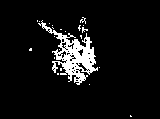
#> input picture Q5/EECS 332 - Computer Vision/MP_2/gun.bmp, 160 x 119 px
$ jupyter execute main.ipynb
#> lines starting #> are read from the running program, lines starting #| are printed output that depends on the picture; after the words box and inside, x2 and y2 are one past the last pixel; in counts of white or black regions, pixels touching at a corner belong together
[cell 1]
import numpy as np
import matplotlib.pyplot as plt

from PIL import Image

[cell 2]
# EXAMPLE KERNALS (STRUCTURING ELEMENTS)

se_original = np.asarray([[0,0,0],
                          [0,1,0],
                          [0,0,0]])

se_diamond3 = np.asarray([[0,1,0],
                          [1,1,1],
                          [0,1,0]])

se_diamond5 = np.asarray([[0,0,1,0,0],
                          [0,1,1,1,0],
                          [1,1,1,1,1],
                          [0,1,1,1,0],
                          [0,0,1,0,0]])

se_triangle3 = np.asarray([[0,0,1,0,0],
                           [0,1,1,1,0],
                           [1,1,1,1,1]])

se_square3 = np.asarray([[1,1,1],
                         [1,1,1],
                         [1,1,1]])

se_square5 = np.asarray([[1,1,1,1,1],
                         [1,1,1,1,1],
                         [1,1,1,1,1],
                         [1,1,1,1,1],
                         [1,1,1,1,1]])

se_horizontal5 = np.asarray([[1,1,1,1,1]])

se_vertical5 = np.asarray([[1],
                           [1],
                           [1],
                           [1],
                           [1]])

se_circle5 = np.asarray([[0,1,1,1,0],
                         [1,1,1,1,1],
                         [1,1,1,1,1],
                         [1,1,1,1,1],
                         [0,1,1,1,0]])

se_circle7 = np.asarray([[0,0,1,1,1,0,0],
                         [0,1,1,1,1,1,0],
                         [1,1,1,1,1,1,1],
                         [1,1,1,1,1,1,1],
                         [1,1,1,1,1,1,1],
                         [0,1,1,1,1,1,0],
                         [0,0,1,1,1,0,0]])

se_circle9 = np.asarray([[0,0,1,1,1,1,1,0,0],
                         [0,1,1,1,1,1,1,1,0],
                         [1,1,1,1,1,1,1,1,1],
                         [1,1,1,1,1,1,1,1,1],
                         [1,1,1,1,1,1,1,1,1],
                         [1,1,1,1,1,1,1,1,1],
                         [1,1,1,1,1,1,1,1,1],
                         [0,1,1,1,1,1,1,1,0],
                         [0,0,1,1,1,1,1,0,0]])

# FUNCTION DEFINITIONS (IMAGE TRANSFORM)

def get_bin(file_name):
    img = Image.open(file_name)
    img_bin = np.asarray(img).astype(int)
    return img_bin

def bin_to_coord(bin_arr):
    g = {}
    for each in list(zip(*np.where(bin_arr == 0))): g[each] = 0
    for each in list(zip(*np.where(bin_arr == 1))): g[each] = 1
    return g

# FUNCTION DEFINITIONS (MORPHOLOGICAL OPERATORS)

def dilation(file_name, SE):
    if type(file_name) == str:
        img_bin = get_bin(file_name)
        empty = get_bin(file_name)
    elif type(file_name) == np.ndarray:
        img_bin = file_name
        empty = file_name

    list_of_1s = []
    bicoord = bin_to_coord(img_bin)

    for each in bicoord:
        if bicoord[each] == 1:
            list_of_1s.append(each)
    myList = [(t[1], t[0]) for t in list_of_1s]

    for each in myList:
        try:
            x = each[0] - SE.shape[1] // 2
            y = each[1] - SE.shape[0] // 2
            if x >= 0 and y >= 0:
                for each1 in range(0, SE.shape[0]):
                    for each2 in range(0, SE.shape[1]):
                        empty[y+each1, x+each2] += SE[each1, each2]
        except: pass

    empty[np.where(empty > 1)] = 1

    return empty

def erosion(file_name, SE):
    if type(file_name) == str:
        img_bin = get_bin(file_name)
    elif type(file_name) == np.ndarray:
        img_bin = file_name

    list_of_1s = []
    bicoord = bin_to_coord(img_bin)

    for each in bicoord:
        list_of_1s.append(each)
    myList = [(t[1], t[0]) for t in list_of_1s]

    list_toerode = []
    for each in myList:
        try:
            temp = []
            x = each[0] - SE.shape[1] // 2
            y = each[1] - SE.shape[0] // 2
            if x >= 0 and y >= 0:
                for each1 in range(0, SE.shape[0]):
                    for each2 in range(0, SE.shape[1]):
                        if img_bin[y+each1, x+each2] == 1 and SE[each1, each2] == 1 or SE[each1, each2] == 0:
                            temp.append(img_bin[y+each1, x+each2])
            if len(temp) == SE.size:
                list_toerode.append(each)
        except: pass

    empty = np.zeros(img_bin.shape)
    for each in list_toerode:
        empty[each[1]][each[0]] = 1

    return empty

def opening(file_name, SE):
    ero = erosion(file_name, SE)
    dil_of_ero = dilation(ero, SE)
    return dil_of_ero

def closing(file_name, SE):
    dil = dilation(file_name, SE)
#> in get_bin, img is the input picture: PIL image 160x119 1; 7% white; 22 white regions (21 under 20 px), largest, box (x1, y1, x2, y2) and area: (38, 20, 98, 85) 1251
#> the loop in bin_to_coord, `for each in list(zip(*np.where(bin_arr == 0))): g[each] = 0` made 17700 passes
#> each on passes 1 to 3: (0, 0), (0, 1), (0, 2)
#> after the loop in bin_to_coord, `for each in list(zip(*np.where(bin_arr == 0))): g[each] = 0`: g = 17700 items
#> the loop in bin_to_coord, `for each in list(zip(*np.where(bin_arr == 1))): g[each] = 1` made 1340 passes
#> each on passes 1 to 3: (17, 82), (17, 83), (18, 84)
#> after the loop in bin_to_coord, `for each in list(zip(*np.where(bin_arr == 1))): g[each] = 1`: g = 19040 items
#> the loop in dilation, `for each in bicoord:` made 19040 passes
#> after the loop in dilation, `for each in bicoord:`: list_of_1s = 1340 pairs, first value 17 to 116, second value 29 to 131
#> in dilation, `myList = [(t[1], t[0]) for t in list_of_1s]`: myList = 1340 pairs, first value 29 to 131, second value 17 to 116
#> the loop in dilation, `for each in myList:` made 1340 passes
#> (each, x, y) on passes 1 to 3: ((82, 17), 79, 14), ((83, 17), 80, 14), ((84, 18), 81, 15)
#> after the loop in dilation, `for each in myList:`:
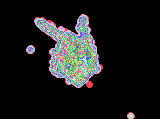
#> empty: shape (119, 160) int64; 39 distinct labels, from 0 to 38; one colour per label, 0 black
#> in dilation, `empty[np.where(empty > 1)] = 1`: empty: shape (119, 160) int64; values 0 (black) and 1 (white), 15.5% white; 3 white regions, box (x1, y1, x2, y2) and area: (34, 14, 103, 88) 2842, (26, 45, 35, 54) 66, (127, 112, 135, 119) 45
    ero_of_dil = erosion(dil, SE)
#> the loop in bin_to_coord (call 2), `for each in list(zip(*np.where(bin_arr == 0))): g[each] = 0` made 16087 passes
#> the loop in bin_to_coord (call 2), `for each in list(zip(*np.where(bin_arr == 1))): g[each] = 1` made 2953 passes
#> each on passes 1 to 3: (14, 81), (14, 82), (14, 83)
#> in erosion, `bicoord = bin_to_coord(img_bin)`: bicoord = 19040 items
#> the loop in erosion, `for each in bicoord:` made 19040 passes
#> after the loop in erosion, `for each in bicoord:`: list_of_1s = 19040 pairs, first value 0 to 118, second value 0 to 159
#> in erosion, `myList = [(t[1], t[0]) for t in list_of_1s]`: myList = 19040 pairs, first value 0 to 159, second value 0 to 118
#> the loop in erosion, `for each in myList:` made 19040 passes
#> each on passes 1 to 3: (0, 0), (1, 0), (2, 0)
#> after the loop in erosion, `for each in myList:`: list_toerode = 1992 pairs, first value 29 to 130, second value 17 to 115
#> the loop in erosion, `for each in list_toerode:` made 1992 passes
#> each on passes 1 to 3: (82, 17), (83, 17), (82, 18)
#> after the loop in erosion, `for each in list_toerode:`: empty: shape (119, 160) float64; values 0 (black) and 1 (white), 10.5% white; 4 white regions (3 under 20 px), largest, box (x1, y1, x2, y2) and area: (37, 17, 100, 85) 1982
    return ero_of_dil

def boundary(file_name, SE=se_square3):
    if type(file_name) == str:
        img_bin = get_bin(file_name)
    elif type(file_name) == np.ndarray:
        img_bin = file_name

    ero = erosion(file_name, SE)
    return np.subtract(img_bin, ero)

def graph(img_bin):
    plt.imshow(img_bin)
    plt.show

[cell 3]
# EXAMPLE BOUNDARY (GUN)
good_copy_gun_1 = closing(dilation(erosion(closing('gun.bmp', se_circle7), se_diamond5), se_square5), se_circle5)
#> the loop in erosion (call 2), `for each in bicoord:` made 19040 passes
#> the loop in erosion (call 2), `for each in myList:` made 19040 passes
#> the loop in erosion (call 2), `for each in list_toerode:` made 1544 passes
#> each on passes 1 to 3: (83, 19), (82, 20), (83, 20)
#> after the loop in erosion (call 2), `for each in list_toerode:`: empty: shape (119, 160) float64; values 0 (black) and 1 (white), 8.1% white; 1 white region, box (x1, y1, x2, y2) and area: (40, 19, 97, 83) 1544
#> the loop in dilation (call 2), `for each in bicoord:` made 19040 passes
#> the loop in dilation (call 2), `for each in myList:` made 1544 passes
#> (each, x, y) on passes 1 to 3: ((83, 19), 81, 17), ((82, 20), 80, 18), ((83, 20), 81, 18)
#> after the loop in dilation (call 2), `for each in myList:`: empty: shape (119, 160) float64; min 0, max 26, mean 2.1
#> in dilation (call 2), `empty[np.where(empty > 1)] = 1`: empty: shape (119, 160) float64; values 0 (black) and 1 (white), 11.5% white; 1 white region, box (x1, y1, x2, y2) and area: (38, 17, 99, 85) 2183
#> after the loop in dilation (call 3), `for each in myList:`: empty: shape (119, 160) float64; min 0, max 22, mean 2.5
#> in dilation (call 3), `empty[np.where(empty > 1)] = 1`: empty: shape (119, 160) float64; values 0 (black) and 1 (white), 14.3% white; 1 white region, box (x1, y1, x2, y2) and area: (36, 15, 101, 87) 2726
#> after the loop in erosion (call 3), `for each in list_toerode:`: empty: shape (119, 160) float64; values 0 (black) and 1 (white), 11.5% white; 1 white region, box (x1, y1, x2, y2) and area: (38, 17, 99, 85) 2189
graph(boundary(good_copy_gun_1))
#> after the loop in erosion (call 4), `for each in list_toerode:`: empty: shape (119, 160) float64; values 0 (black) and 1 (white), 9.9% white; 1 white region, box (x1, y1, x2, y2) and area: (39, 18, 98, 84) 1889
#> in boundary, `return np.subtract(img_bin, ero)`: returned value: shape (119, 160) float64; values 0 (black) and 1 (white), 1.6% white in thin lines or dots, all inside (x1, y1, x2, y2) = (38, 17, 99, 85)

[cell 4]
# EXAMPLE BOUNDARY (PALM)
good_copy_palm_1 = erosion(dilation(closing(dilation('palm.bmp', se_circle9), se_circle9), se_triangle3), se_diamond3)
#> call 4 of dilation, with file_name = 'palm.bmp', SE = array of shape (9, 9)
#> call 3 of get_bin, with file_name = 'palm.bmp'
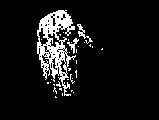
#> input picture Q5/EECS 332 - Computer Vision/MP_2/palm.bmp, 159 x 120 px
#> in get_bin, img is the input picture: PIL image 159x120 1; 8.5% white; 32 white regions (29 under 20 px), largest, box (x1, y1, x2, y2) and area: (37, 10, 76, 96) 1378, (77, 24, 93, 44) 79, (67, 38, 79, 54) 61
#> the loop in dilation (call 4), `for each in bicoord:` made 19080 passes
#> the loop in dilation (call 4), `for each in myList:` made 1631 passes
#> each on passes 1 to 3: (58, 10), (59, 10), (60, 10)
#> after the loop in dilation (call 4), `for each in myList:`:
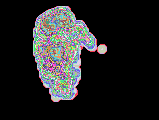
#> empty: shape (120, 159) int64; 71 distinct labels, from 0 to 70; one colour per label, 0 black
#> in dilation (call 4), `empty[np.where(empty > 1)] = 1`: empty: shape (120, 159) int64; values 0 (black) and 1 (white), 22% white; 1 white region, box (x1, y1, x2, y2) and area: (33, 6, 107, 102) 4204
#> the loop in dilation (call 5), `for each in bicoord:` made 19080 passes
#> the loop in dilation (call 5), `for each in myList:` made 4204 passes
#> each on passes 1 to 3: (56, 6), (57, 6), (58, 6)
#> after the loop in dilation (call 5), `for each in myList:`:
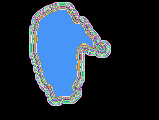
#> empty: shape (120, 159) int64; 71 distinct labels, from 0 to 70; one colour per label, 0 black
#> in dilation (call 5), `empty[np.where(empty > 1)] = 1`: empty: shape (120, 159) int64; values 0 (black) and 1 (white), 29% white; 1 white region, box (x1, y1, x2, y2) and area: (29, 2, 111, 106) 5529
#> the loop in erosion (call 5), `for each in bicoord:` made 19080 passes
#> the loop in erosion (call 5), `for each in myList:` made 19080 passes
#> the loop in erosion (call 5), `for each in list_toerode:` made 4245 passes
#> after the loop in erosion (call 5), `for each in list_toerode:`:
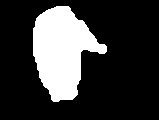
#> empty: shape (120, 159) float64; values 0 (black) and 1 (white), 22.2% white; 1 white region, box (x1, y1, x2, y2) and area: (33, 6, 107, 102) 4245
#> the loop in dilation (call 6), `for each in bicoord:` made 19080 passes
#> the loop in dilation (call 6), `for each in myList:` made 4245 passes
#> after the loop in dilation (call 6), `for each in myList:`:
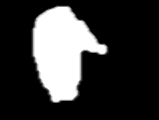
#> empty: shape (120, 159) float64; min 0, max 10, mean 2.22; drawn with min black and max white
#> in dilation (call 6), `empty[np.where(empty > 1)] = 1`:
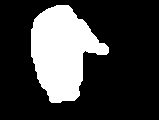
#> empty: shape (120, 159) float64; values 0 (black) and 1 (white), 24.7% white; 1 white region, box (x1, y1, x2, y2) and area: (31, 5, 109, 103) 4707
#> the loop in erosion (call 6), `for each in bicoord:` made 19080 passes
#> the loop in erosion (call 6), `for each in myList:` made 19080 passes
#> the loop in erosion (call 6), `for each in list_toerode:` made 4437 passes
#> after the loop in erosion (call 6), `for each in list_toerode:`:
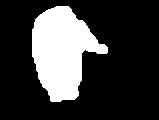
#> empty: shape (120, 159) float64; values 0 (black) and 1 (white), 23.3% white; 1 white region, box (x1, y1, x2, y2) and area: (32, 6, 108, 102) 4437
graph(boundary(good_copy_palm_1))
#> the loop in erosion (call 7), `for each in bicoord:` made 19080 passes
#> the loop in erosion (call 7), `for each in myList:` made 19080 passes
#> the loop in erosion (call 7), `for each in list_toerode:` made 4087 passes
#> each on passes 1 to 3: (57, 7), (58, 7), (59, 7)
#> after the loop in erosion (call 7), `for each in list_toerode:`:
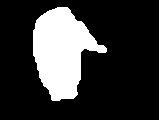
#> empty: shape (120, 159) float64; values 0 (black) and 1 (white), 21.4% white; 1 white region, box (x1, y1, x2, y2) and area: (33, 7, 107, 101) 4087
#> in boundary (call 2), `return np.subtract(img_bin, ero)`:
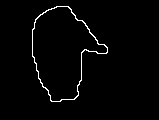
#> returned value: shape (120, 159) float64; values 0 (black) and 1 (white), 1.8% white in thin lines or dots, all inside (x1, y1, x2, y2) = (32, 6, 108, 102)
